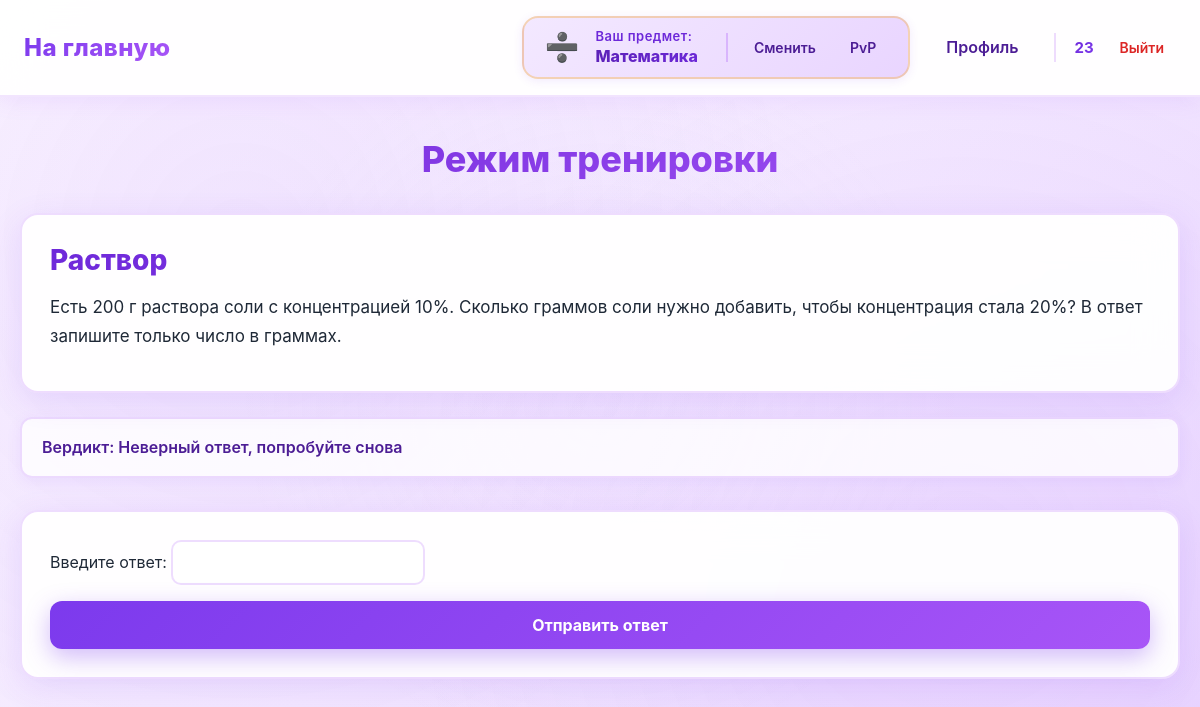
Page /математика/task/4 (signed in) on the earlier database version.
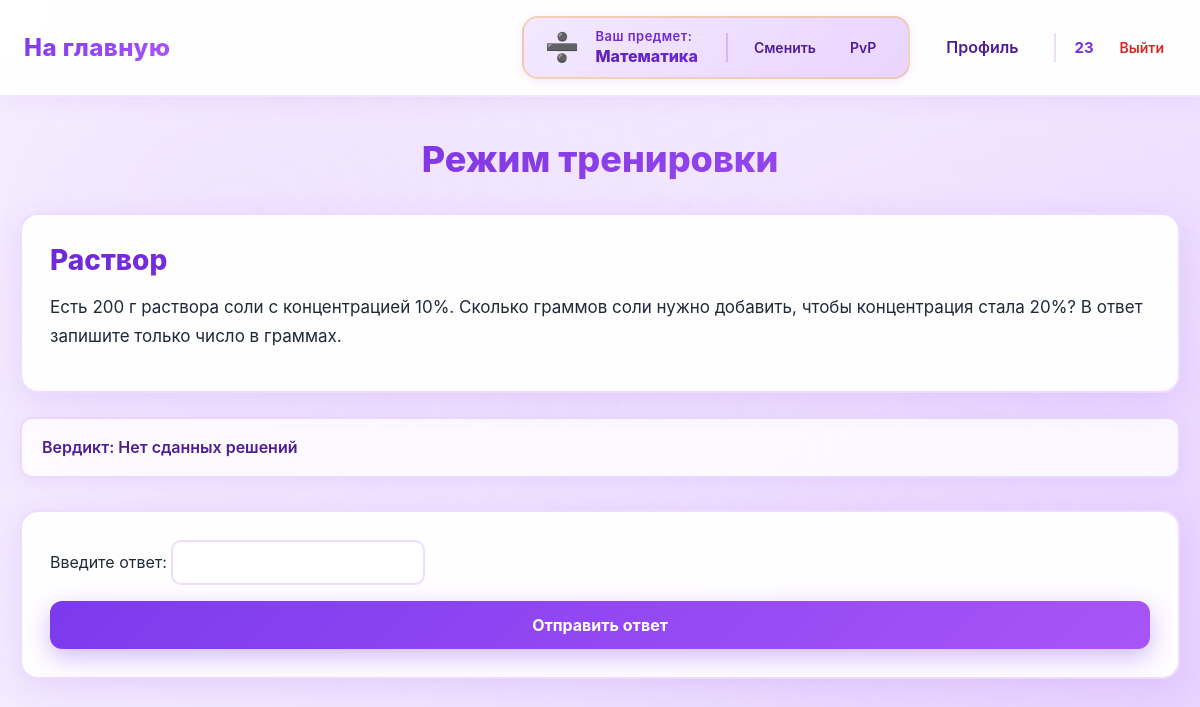
Same page on the later database version.
### data/submissions.py (models this page shows)
class Submissions(SqlAlchemyBase):
    __tablename__ = 'submissions'
    id = sqlalchemy.Column(sqlalchemy.Integer,
                           primary_key=True, autoincrement=True)
    user_id = sqlalchemy.Column(sqlalchemy.Integer,
                                sqlalchemy.ForeignKey("users.id"))
    task_id = sqlalchemy.Column(sqlalchemy.Integer,
                                sqlalchemy.ForeignKey("tasks.id"))
    total_tests = sqlalchemy.Column(sqlalchemy.Integer, nullable=True)
    verdict = sqlalchemy.Column(sqlalchemy.Text, nullable=True)
    created_at = sqlalchemy.Column(sqlalchemy.DateTime,
                                     default=datetime.datetime.now)
    tasks = orm.relationship('Tasks', back_populates="submissions")
    user = orm.relationship("User", back_populates="submissions")

### main.py (the view, shortened to what this page needs)
@app.route('/<subject>/task/<int:task_id>', methods=["GET", "POST"])
@login_required
@user_ban
def training(subject, task_id):
    db_sess = db_session.create_session()
    task = db_sess.get(Tasks, task_id)
    task_test = db_sess.query(TaskTest).filter(TaskTest.task_id == task.id).all()
    submission = db_sess.query(Submissions).filter(Submissions.task_id == task.id).all()
    submission_id = len(submission) + 1
    if subject == 'информатика':
        if request.method == "POST":
            file = request.files.get("file")
            if not file or file.filename == "":
                abort(400, "Файл не выбран")
            file.filename = f"submission_{submission_id}.py"
            os.makedirs(f"submissions_training/submissions_{current_user.id}/task_{task_id}", exist_ok=True)
            file.save(os.path.join(f"submissions_training/submissions_{current_user.id}/task_{task_id}", file.filename))
            test_passed = 0
            f_err = 0
            for test in task_test:
                p = subprocess.Popen(
                    ["python", f"submission_{submission_id}.py"],
                    stdin=subprocess.PIPE,
                    stdout=subprocess.PIPE,
                    stderr=subprocess.PIPE,
                    text=True,
                    cwd=f"submissions_training/submissions_{current_user.id}/task_{task_id}"
                )
                try:
                    out, err = p.communicate(test.input_data, timeout=task.time_limit)
                    out = out.strip()
                    if err:
                        submission_result = Submissions(
                            user_id=current_user.id,
                            task_id=task_id,
                            verdict=err.splitlines()[-1],
                            total_tests=test_passed,
                        )
                        f_err = 1
                    else:
                        if out == test.output.strip():
                            test_passed += 1
                except subprocess.TimeoutExpired:
                    print("Превышено максимальное время работы")
                    submission_result = Submissions(
                        user_id=current_user.id,
                        task_id=task_id,
                        verdict="Превышено максимальное время работы",
                        total_tests=test_passed,
                    )
                    f_err = 1
                    p.kill()
            if test_passed == 5:
                submission_result = Submissions(
                    user_id=current_user.id,
                    task_id=task_id,
                    verdict="OK",
                    total_tests=test_passed,
                )
            elif f_err == 0:
                submission_result = Submissions(
                    user_id=current_user.id,
                    task_id=task_id,
                    verdict="Частичное решение",
                    total_tests=test_passed,
                )
            db_sess.add(submission_result)
            db_sess.commit()
        last_submission = db_sess.query(Submissions).filter(Submissions.user_id == current_user.id,
                                                            Submissions.task_id == task_id).all()
        if last_submission:
            result = last_submission[-1]
            verdict = result.verdict
            test_passed = result.total_tests
        else:
            verdict = "Нет сданных решений"
            test_passed = None
        return render_template('training.html', task=task, test=task_test[0], verdict=verdict, test_passed=test_passed, subject=subject)
    else:
        last_submission = db_sess.query(Submissions).filter(Submissions.user_id == current_user.id,
                                                    Submissions.task_id == task_id).all()
        if last_submission:
            result = last_submission[-1]
            verdict = result.verdict
        else:
            verdict = "Нет сданных решений"
        return render_template('training_other.html', task=task, verdict=verdict, subject=subject)

### data/db_session.py (called while the page is built)
def create_session() -> Session:
    global __factory
    return __factory()

### main.py (called while the page is built)
@login_manager.user_loader
def load_user(user_id):
    db_sess = db_session.create_session()
    return db_sess.get(User, user_id)

def user_ban(func):
    @wraps(func)
    def wrapper(*args, **kwargs):
        if current_user.ban:
            abort(403)
        return func(*args, **kwargs)
    return wrapper

### templates/training_other.html (shortened to what this page needs)
{% extends "base.html" %}
{% block styles %}
<link rel="stylesheet" href="{{ url_for('static', filename='train.css') }}">
{% endblock %}
{% block content %}
<h1>Режим тренировки</h1>
<div class="condition">
    <h2>{{ task.title }}</h2>
    <p>{{ task.statement }}</p>
</div>
<p>Вердикт: {{ verdict }}</p>
<div class="task">
    <form class="send" method="post">
        <div class="answer_field">
            <label>Введите ответ: </label>
            <input type="text" name="answer" />
        </div>
        <button type="submit" id="submitBtn">Отправить ответ</button>
    </form>
</div>
{% endblock %}

Differences in the rows shown:
removed Submissions: verdict "Неверный ответ, попробуйте снова"
Other differences:
{{ verdict }}: (not shown) → "Нет сданных решений"
